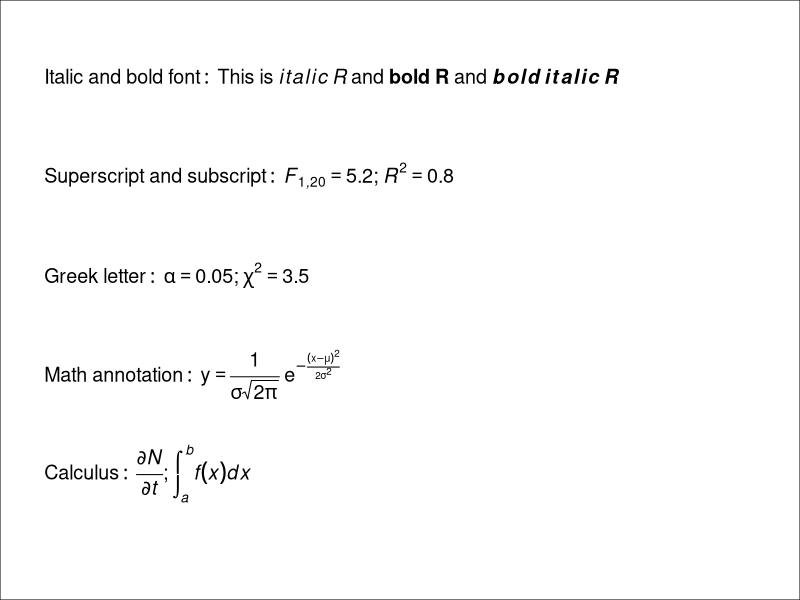
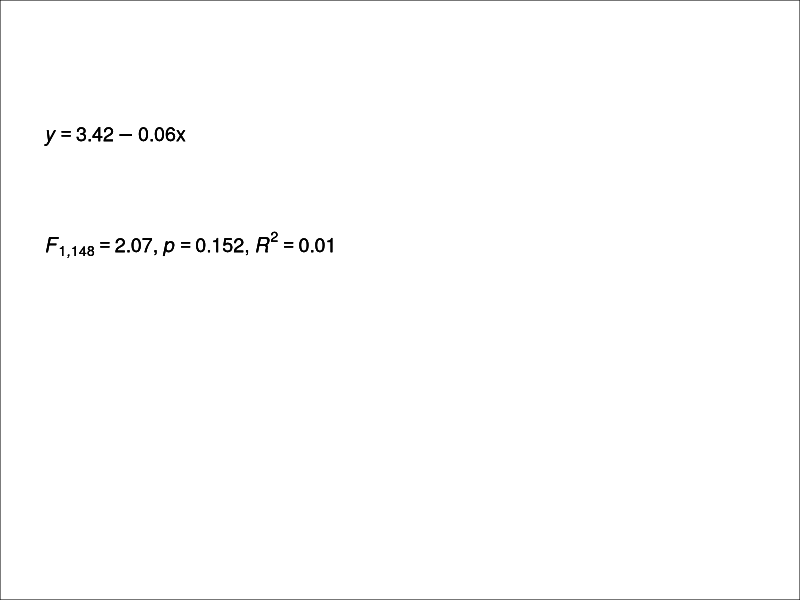
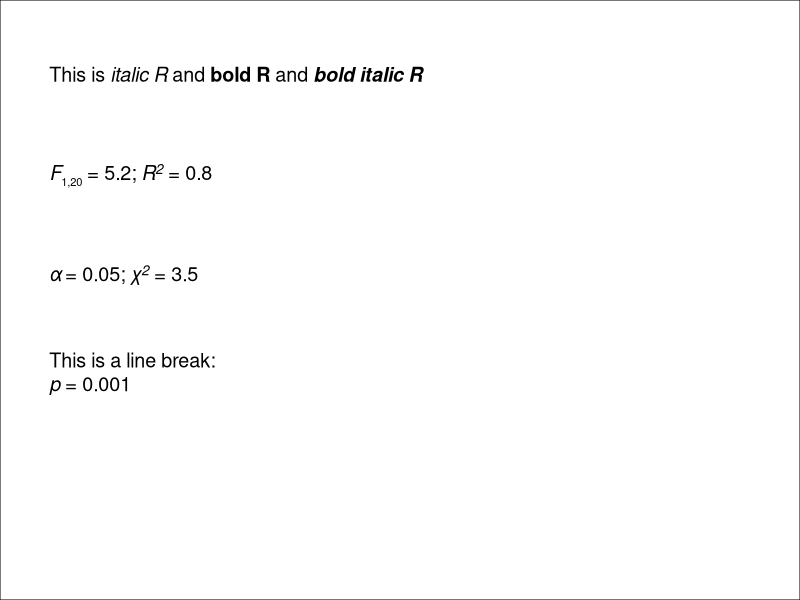

The R source for these figures, in order:
## ---- chunk 1
knitr::opts_chunk$set(message = F, 
                      error = F, 
                      warning = F,
                      fig.align = "center")

## ---- chunk 2
library(tidyverse)

### Various math expressions and symbols
ggplot() + 
  annotate(geom = "text", x = 1, y = 1, label = expression(Italic~and~bold~font:~This~is~italic(italic~R)~and~bold(bold~R)~and~bolditalic(bold~italic~R)), size = 5, hjust = 0) + 
  annotate(geom = "text", x = 1, y = 0.8, label = expression(Superscript~and~subscript:~italic(F[1*","*20]) == 5.2*";"~italic(R^2) == 0.8), size = 5, hjust = 0) + 
  annotate(geom = "text", x = 1, y = 0.6, label = expression(Greek~letter:~italic(alpha) == 0.05*";"~italic(chi^2) == 3.5), size = 5, hjust = 0) + 
  annotate(geom = "text", x = 1, y = 0.4, label = expression(Math~annotation:~y == frac(1, sigma*sqrt(2*pi))~e^-frac((x-mu)^2, 2*sigma^2)), size = 5, hjust = 0) + 
  annotate(geom = "text", x = 1, y = 0.2, label = expression(Calculus:~italic(frac(partialdiff*N, partialdiff*t))*";"~italic(integral(f(x)*dx, a, b))), size = 5, hjust = 0) + 
  scale_x_continuous(limits = c(0.9, 10)) +
  scale_y_continuous(limits = c(0, 1.1)) + 
  theme_void() +
  theme(plot.background = element_rect())

## ---- chunk 3
### Create functions that extract linear model results
# function for extracting coefficients
lm_coefficients_fun <- function(model){
  
  a <- round(coef(model)[1], 2)
  b <- round(coef(model)[2], 2)
  
  if (b > 0) {
    
    # use ".()" to substitute object values in the expression
    equation <- bquote(italic(y) == .(a) + .(b)*x)
    
  } else {
    
    b <- abs(b)
    equation <- bquote(italic(y) == .(a) - .(b)*x)
    
  }
  
  return(equation)
}

# function for extracting statistical results
lm_stat_results_fun <- function(model){
  
  f <- round(summary(model)$fstatistic[1], digits = 2)
  df1 <- round(summary(model)$fstatistic[2], 1)
  df2 <- round(summary(model)$fstatistic[3], 1)
  p_value <- round(anova(model)$`Pr(>F)`[1], 3)
  r2 <- round(summary(model)$r.squared, digits = 2)
  
  
  if (p_value > 0.001) {
    
    # use ".()" to substitute object values in the expression
    statistics <- bquote(italic(F[.(df1)*","*.(df2)]) == .(f)*","~italic(p) == .(p_value)*","~italic(R^2) ==.(r2))
    
  } else {
    
    statistics <- bquote(italic(F[.(df1)*","*.(df2)]) == .(f)*","~italic(p) < 0.001*","~italic(R^2) == .(r2))
    
  }
  
  return(statistics)
}

### Extract model results and store the expressions as objects
lm_iris <- lm(Sepal.Width ~ Sepal.Length, data = iris)
coefs <- lm_coefficients_fun(model = lm_iris)
stats <- lm_stat_results_fun(model = lm_iris)

### Use "bquote()" again to add the expressions to the plot
ggplot() +
  annotate(geom = "text", x = 1, y = 1, label = bquote(.(coefs)), size = 5, hjust = 0) + 
  annotate(geom = "text", x = 1, y = 0.9, label = bquote(.(stats)), size = 5, hjust = 0) + 
  scale_x_continuous(limits = c(0.9, 10)) +
  scale_y_continuous(limits = c(0.6, 1.1)) + 
  theme_void() +
  theme(plot.background = element_rect())

## ---- chunk 4
library(ggtext)

ggplot() +
  geom_richtext(aes(x = 1, y = 1), label = "This is *italic R* and **bold R** and _**bold italic R**_", size = 5, hjust = 0, fill = NA, label.color = NA) + 
  geom_richtext(aes(x = 1, y = 0.8), label = "*F*<sub><span style='font-size: 8pt'>1,20</span></sub> = 5.2; *R<sup><span style='font-size: 10pt'>2</span></sup>* = 0.8", size = 5, hjust = 0, fill = NA, label.color = NA) + 
  geom_richtext(aes(x = 1, y = 0.6), label = "*&alpha;* = 0.05; *&chi;<sup><span style='font-size: 10pt'>2</span></sup>* = 3.5", size = 5, hjust = 0, fill = NA, label.color = NA) + 
  geom_richtext(aes(x = 1, y = 0.4), label = "This is a line break: <br> *p* = 0.001", size = 5, hjust = 0, fill = NA, label.color = NA) + 
  scale_x_continuous(limits = c(0.9, 10)) +
  scale_y_continuous(limits = c(0, 1.1)) + 
  theme_void() +
  theme(plot.background = element_rect())

